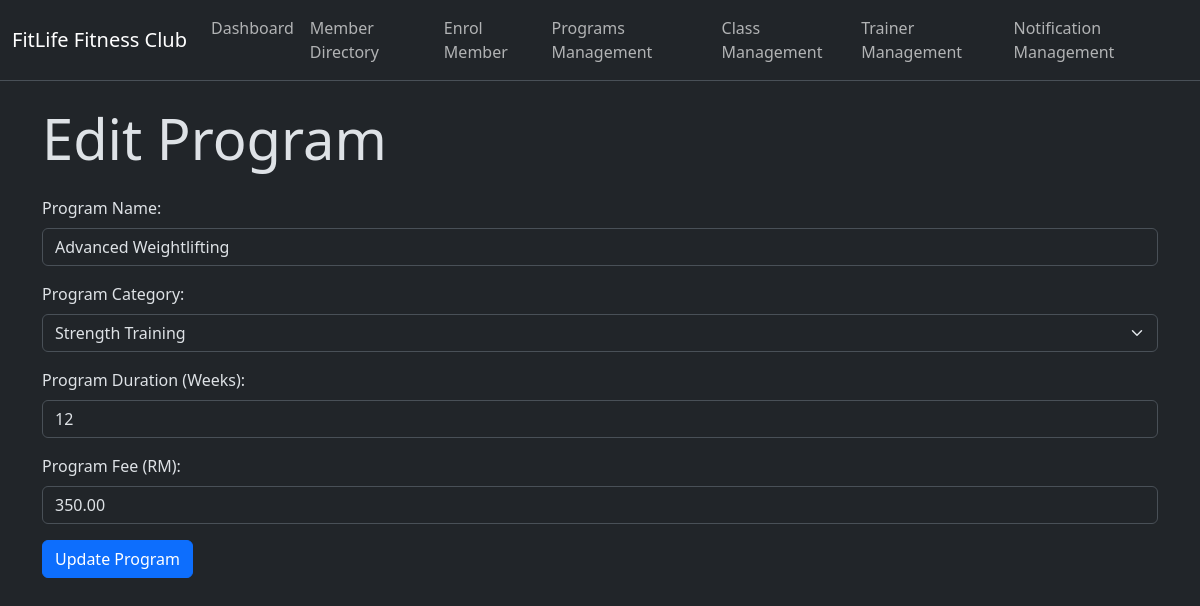
The page /edit_program.php?id=2 on the database its author committed.
### tables this page shows
CREATE TABLE Program (
	program_id INTEGER AUTO_INCREMENT,
	program_name VARCHAR(255) NOT NULL,
	program_duration_weeks INTEGER NOT NULL,
	program_fee DECIMAL(10,2) NOT NULL,
	category_id INTEGER NOT NULL,
	PRIMARY KEY(program_id)
);

### edit_program.php (the view, shortened to what this page needs)
<?php
include 'db_connect.php';
$program_id = $_REQUEST['id'];
$program = null;
if ($program_id) {
	$stmt = $conn->prepare("SELECT * FROM Program WHERE program_id = ?");
	$stmt->bind_param("i", $program_id);
	$stmt->execute();
	$result = $stmt->get_result();
	$program = $result->fetch_assoc();
}
include 'navbar.php';
?>
<div class="container mt-4">
	<h1 class="display-4 mb-4">Edit Program</h1>
	<?php if ($program) : ?>
		<form action="<?php echo $_SERVER["PHP_SELF"] . "?id=" . $program_id; ?>" method="post">
			<div class="mb-3">
				<label for="program_name" class="form-label">Program Name:</label>
				<input type="text" id="program_name" name="program_name" class="form-control" value="<?php echo $program['program_name']; ?>" required>
			</div>
			<div class="mb-3">
				<label for="program_category" class="form-label">Program Category:</label>
				<select id="program_category" name="program_category" class="form-select" required>
					<?php
					$cat_query = "SELECT * from Program_Category ORDER BY category_name ASC";
					$cat_result = $conn->query($cat_query);
					while ($row = mysqli_fetch_assoc($cat_result)):
						$selected = ($program['category_id'] == $row['category_id']) ? "selected" : "";
					?>
						<option value="<?php echo $row['category_id'] ?>" <?php echo $selected ?>><?php echo $row['category_name'] ?></option>
					<?php endwhile; ?>
				</select>
			</div>
			<div class="mb-3">
				<label for="program_duration" class="form-label">Program Duration (Weeks):</label>
				<input type="number" id="program_duration" name="program_duration" class="form-control" value="<?php echo $program['program_duration_weeks']; ?>" required>
			</div>
			<div class="mb-3">
				<label for="program_fee" class="form-label">Program Fee (RM):</label>
				<input type="number" id="program_fee" name="program_fee" step=".01" class="form-control" value="<?php echo $program['program_fee']; ?>" required>
			</div>
			<button type="submit" name="submit" class="btn btn-primary">Update Program</button>
		</form>
	<?php else: ?>
		<div class="alert alert-warning" role="alert">
			Could not retrieve program details.
		</div>
	<?php endif; ?>
</div>

### rows shown on the page
program: program_name "Advanced Weightlifting", program_duration "12", program_fee "350.00"

### other values the page prints
form field program_category "Strength Training"
